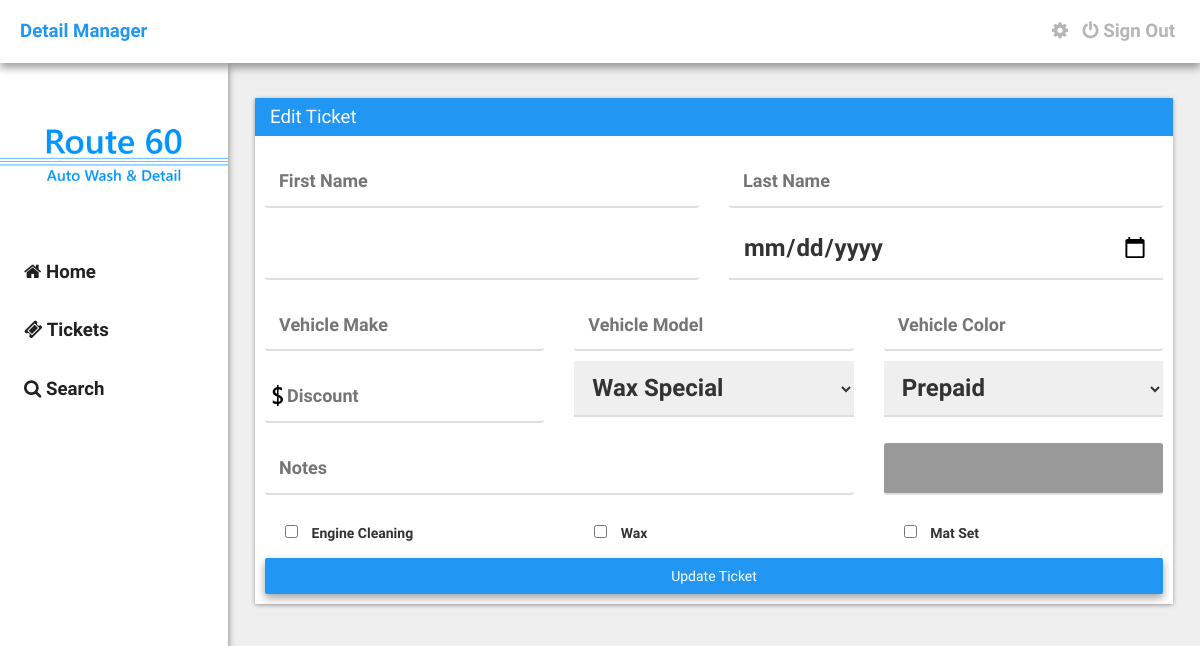
Page /edit?id=2903876588 (signed in) on the earlier database version.
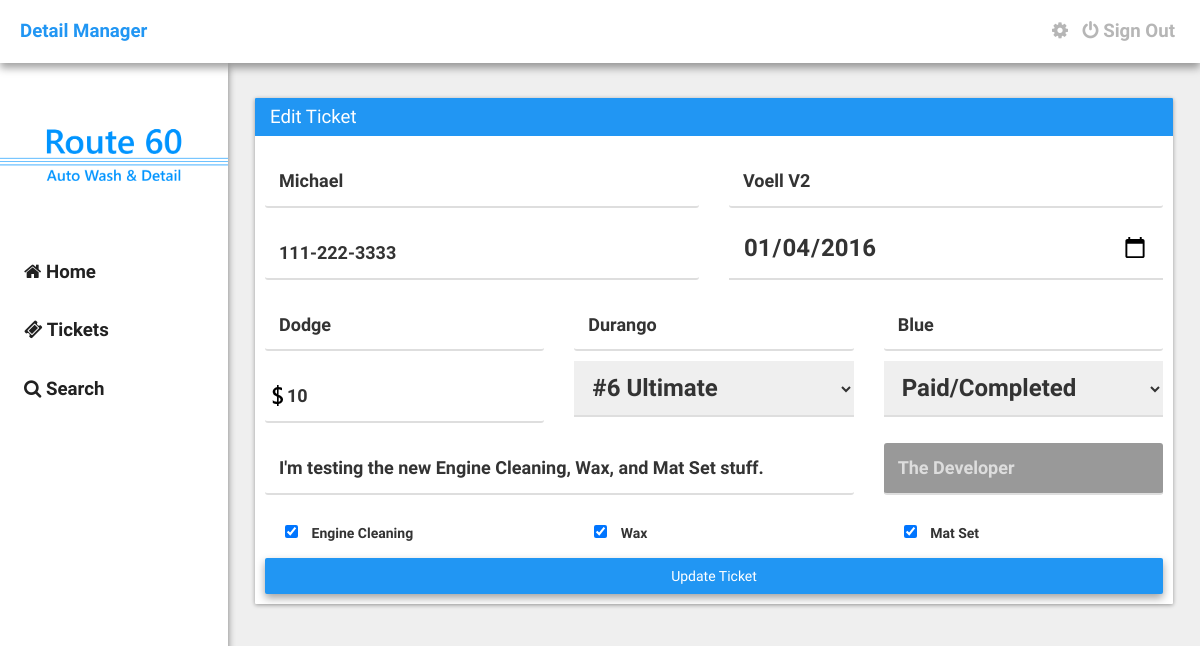
Same page on the later database version.
### tables this page shows
CREATE TABLE `detail_tickets` (
  `id` int(11) NOT NULL,
  `locked` int(11) NOT NULL DEFAULT '0',
  `first_name` text NOT NULL,
  `last_name` text NOT NULL,
  `phone_number` varchar(32) NOT NULL,
  `date` date NOT NULL,
  `vehicle_make` text NOT NULL,
  `vehicle_model` text NOT NULL,
  `vehicle_color` text NOT NULL,
  `discount` int(11) NOT NULL,
  `services` varchar(32) NOT NULL,
  `pre_paid_done` varchar(32) NOT NULL,
  `user_id` varchar(32) NOT NULL,
  `ticket_id` varchar(32) NOT NULL,
  `notes` text NOT NULL,
  `ticket_creator` text NOT NULL,
  `engine` varchar(2) NOT NULL DEFAULT '0',
  `wax` varchar(2) NOT NULL DEFAULT '0',
  `mat` varchar(2) NOT NULL DEFAULT '0'
);

### edit.php (the view, shortened to what the changed rows need)
<?php require_once("./assets/core/init.php"); require_once("./include/navbar.php"); ?>
    <?php
        $ticketid = $_GET['id'];
        $getticketinfo = mysql_query("SELECT * FROM detail_tickets WHERE ticket_id = '$ticketid'");
        while($row = mysql_fetch_array($getticketinfo)) {
            $firstname = $row['first_name'];
            $lastname = $row['last_name'];
            $pnumber = $row['phone_number'];
            $date = $row['date'];
            $vmake = $row['vehicle_make'];
            $vmodel = $row['vehicle_model'];
            $vcolor = $row['vehicle_color'];
            $discount = $row['discount'];
            $services = $row['services'];
            $options = $row['pre_paid_done'];
            $note = $row['notes'];
            $tcreator = $row['ticket_creator'];
            $engine = $row['engine'];
            $wax = $row['wax'];
            $mat = $row['mat'];
        }
        if($engine == "1") {
            $check1 = "checked";
        }
        if($wax == "1") {
            $check2 = "checked";
        }
        if($mat == "1") {
            $check3 = "checked";
        }
        if($services == 'wax'){
            $servicetitle = "Meguiar's Wax";
            $serviceprice = "35.00";
            $servicedetails = "
                <ol>
                    <li>Wax Special</li>
                </ol>
            ";
            $active = "selected";
        }
        elseif($services == 6) {
            $active6 = "selected";
        }
        if($options == 'Prepaid') {
            $option = "<center><h3 style='color: #E14747;'>Prepaid</h3></center>";
            $oa2 = "selected";
        }elseif($options == 'Paid/Completed') {
            $oa3 = "selected";
        }elseif($options == 'Appointment') {
            $option = "<center><h3 style='color: #FFC017;'>Appointment</h3></center>";
            $oa4 = "selected";
        }
    ?>
    <div class="container">
    	<div class="card">
                    <form action="" method="POST" style="padding: 10px;">
                    	<div class="row">
	                        <div class="col-md-6">
	                        	<input type="text" name="firstname" id="firstname" class="validate" required="required" value="<?php echo $firstname; ?>" placeholder="First Name" />
	                        </div>
	                        <div class="col-md-6">
	                            <input type="text" name="lastname" id="lastname" class="validate" value="<?php echo $lastname; ?>" placeholder="Last Name" />
	                        </div>
	                        <div class="col-md-6">
	                            <input type="text" name="phonenum" id="phonenum" class="validate" required="required" value="<?php echo $pnumber; ?>" />
	                        </div>
	                        <div class="col-md-6">
	                            <input type="date" name="date" id="date" class="validate" required="required" value="<?php echo $date; ?>" />
	                        </div>
	                    </div>
	                    <div class="row">
	                        <div class="col-md-4">
	                            <input type="text" name="vmake" id="vmake" class="validate" required="required" value="<?php echo $vmake; ?>" placeholder="Vehicle Make" />
	                        </div>
	                        <div class="col-md-4">
	                            <input type="text" name="vmodel" id="vmodel" class="validate" required="required" value="<?php echo $vmodel; ?>" placeholder="Vehicle Model" />
	                        </div>
	                        <div class="col-md-4">
	                            <input type="text" name="vcolor" id="vcolor" class="validate" required="required" value="<?php echo $vcolor; ?>" placeholder="Vehicle Color" />
	                        </div>
	                        <div class="col-md-4">
	                            <input type="text" name="discount" id="discount" class="validate discount-icon" required="required" value="<?php echo $discount; ?>" placeholder="Discount" style="padding-left: 22px;" />
	                        </div>
	                        <div class="col-md-4">
	                            <select name="serviceselect" id="serviceselect">
	                                <option value="wax" <?php if(isset($active)) {echo $active; } ?>>Wax Special</option>
	                                <option value="6" <?php if(isset($active6)) {echo $active6; } ?>>#6 Ultimate</option>
	                            </select>
	                        </div>
	                        <div class="col-md-4">
	                            <select name="optionsselect" id="optionsselect">
	                                <option value="Prepaid" <?php if(isset($oa2)) {echo $oa2; } ?>>Prepaid</option>
	                                <option value="Paid/Completed" <?php if(isset($oa3)) { echo $oa3; } ?>>Paid/Completed</option>
	                            </select>
	                        </div>
	                    </div>
	                    <div class="row">
	                        <div class="col-md-8">
								<input type="text" name="notes" id="notes" value="<?php echo $note; ?>" placeholder="Notes" />
	                        </div>
	                        <div class="col-md-4">
	                        	<input type="text" name="ticket_creator" id="ticket_creator" value="<?php echo $tcreator; ?>" disabled="disabled" />
	                        </div>
                        </div>
                        <div class="row">
                            <div class="col-md-4">
                                <input type="checkbox" name="engine" id="engine" value="ETrue" <?php if(isset($check1)){ echo $check1; } ?> /> <label for="engine">Engine Cleaning</label>
                            </div>
                            <div class="col-md-4">
                                <input type="checkbox" name="wax" id="wax" value="WTrue" <?php if(isset($check2)){ echo $check2; } ?> /> <label for="wax">Wax</label>
                            </div>
                            <div class="col-md-4">
                                <input type="checkbox" name="mat" id="mat" value="MTrue" <?php if(isset($check3)){ echo $check3; } ?> /> <label for="mat">Mat Set</label>
                            </div>
                        </div>
                    </form>
            </div>
        </div>
<?php require_once("./include/footer.php"); ?>

Differences in the rows shown:
added detail_tickets: firstname "Michael", lastname "Voell V2", phonenum "111-222-3333", date "01/04/2016", vmake "Dodge", vmodel "Durango", vcolor "Blue", discount "10", notes "I'm testing the new Engine Cleaning, Wax, and Mat Set stuff.", ticket_creator "The Developer"
Other differences:
form field serviceselect: "Wax Special" → "#6 Ultimate"
form field optionsselect: "Prepaid" → "Paid/Completed"
form field engine: "☐" → "☑"
form field wax: "☐" → "☑"
form field mat: "☐" → "☑"
